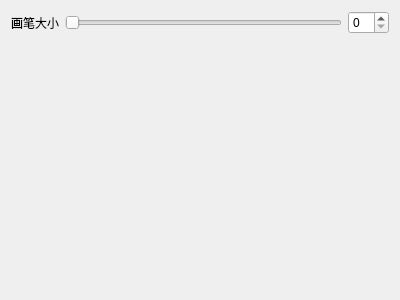
<?xml version="1.0" encoding="UTF-8"?>
<ui version="4.0">
 <class>FilterPenUI</class>
 <widget class="DrawToolsUI" name="FilterPenUI">
  <property name="geometry">
   <rect>
    <x>0</x>
    <y>0</y>
    <width>400</width>
    <height>300</height>
   </rect>
  </property>
  <property name="windowTitle">
   <string>FilterPenUI</string>
  </property>
  <layout class="QVBoxLayout" name="verticalLayout">
   <item>
    <layout class="QHBoxLayout" name="horizontalLayout_2">
     <item>
      <widget class="QLabel" name="label_4">
       <property name="text">
        <string>画笔大小</string>
       </property>
      </widget>
     </item>
     <item>
      <widget class="QSlider" name="sizeSlider">
       <property name="orientation">
        <enum>Qt::Horizontal</enum>
       </property>
      </widget>
     </item>
     <item>
      <widget class="QSpinBox" name="sizeInput"/>
     </item>
    </layout>
   </item>
   <item>
    <widget class="FilterSetter" name="widget" native="true"/>
   </item>
  </layout>
 </widget>
 <layoutdefault spacing="6" margin="11"/>
 <customwidgets>
  <customwidget>
   <class>DrawToolsUI</class>
   <extends>QWidget</extends>
   <header>drawtoolsui.h</header>
   <container>1</container>
  </customwidget>
  <customwidget>
   <class>FilterSetter</class>
   <extends>QWidget</extends>
   <header>filtersetter.h</header>
   <container>1</container>
  </customwidget>
 </customwidgets>
 <resources/>
 <connections/>
</ui>
